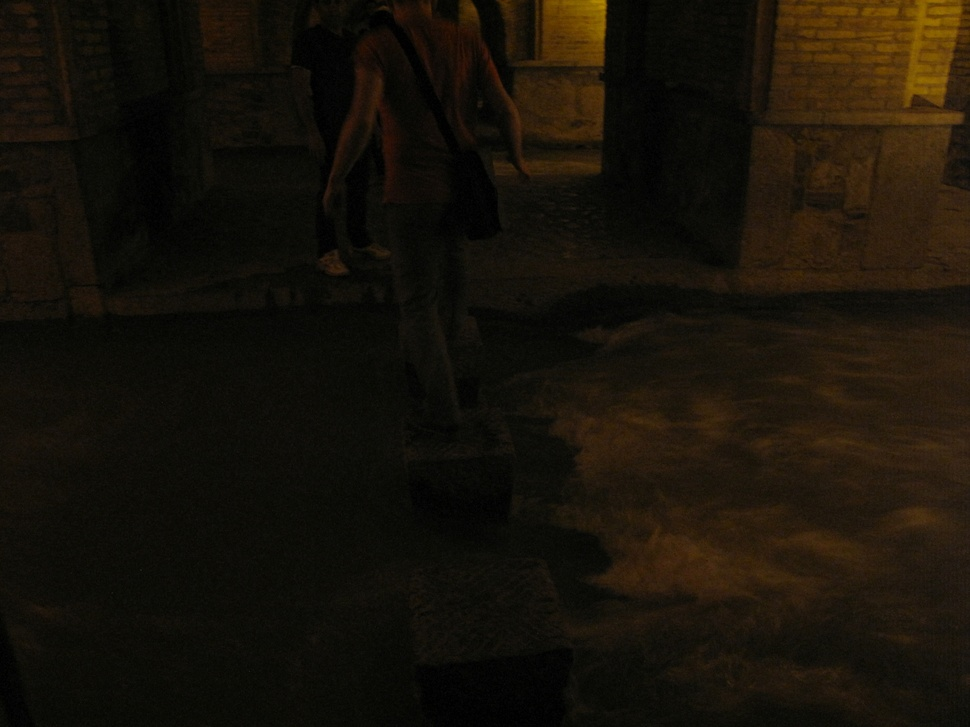
#> input picture Histogram Specification/Dark.jpg, 970 x 727 px, shrunk from 2208 x 1656 before the run
$ python histogram_specification.py
#> lines starting #> are read from the running program, lines starting #| are printed output that depends on the picture
import cv2
import numpy as np
import matplotlib.pyplot as plt
import time


def compute_histogram(image, L):
    shape = image.shape
    histogram = np.zeros((L))
    for i in range(shape[0]):
        for j in range(shape[1]):
            intensity = int(image[i][j])
            histogram[intensity] += 1
    return histogram


def compute_normalized_histogram(image, L):
    size = image.size
    histogram = compute_histogram(image, L)
    histogram[:] = histogram[:] / size
    return histogram


def cdf(image, L):
    size = image.size
    histogram = compute_histogram(image, L)
    for i in range(1, L):
        histogram[i] += histogram[i - 1]
    histogram[:] = histogram[:] / size
    return histogram


def histogram_match_channel(image, target_histogram, L):
    img = np.copy(image)
    S = cdf(img, L)
    S[:] = S[:] * (L - 1)
    S = np.around(S).astype(int)

    G = np.copy(target_histogram)
    for i in range(1, L):
        G[i] += G[i - 1]
    G[:] = G[:] * (L - 1)
    G = np.around(G).astype(int)

    inverse_G = {}
    for i in range(L):
        if G[i] not in inverse_G.keys():
            inverse_G[G[i]] = i

    for i in range(L):
        if S[i] in inverse_G.keys():
            S[i] = inverse_G[int(S[i])]
        else:
            lower_match = G[G < int(S[i])].max()
            upper_match = G[G > int(S[i])].min()
            if upper_match - S[i] >= S[i] - lower_match:
                S[i] = lower_match
                inverse_G[S[i]] = lower_match
            else:
                S[i] = upper_match
                inverse_G[S[i]] = upper_match
    img = S[img]
    return img


def histogram_match_image(source_image, target_image, L):
    matched_image = np.zeros(source_image.shape)
    blue_channel = source_image[:, :, 0]
    green_channel = source_image[:, :, 1]
    red_channel = source_image[:, :, 2]
    blue_hist = compute_normalized_histogram(target_image[:, :, 0], L)
    green_hist = compute_normalized_histogram(target_image[:, :, 1], L)
    red_hist = compute_normalized_histogram(target_image[:, :, 2], L)
    matched_image[:, :, 0] = histogram_match_channel(blue_channel, blue_hist, L)
    matched_image[:, :, 1] = histogram_match_channel(green_channel, green_hist, L)
    matched_image[:, :, 2] = histogram_match_channel(red_channel, red_hist, L)
    return matched_image


L = 256
dark_img = cv2.imread("Dark.jpg", 1)
#> dark_img is the input picture: shape (727, 970, 3); mean B, G, R 9.1, 18.2, 23.5
pink_img = cv2.imread("Pink.jpg", 1)
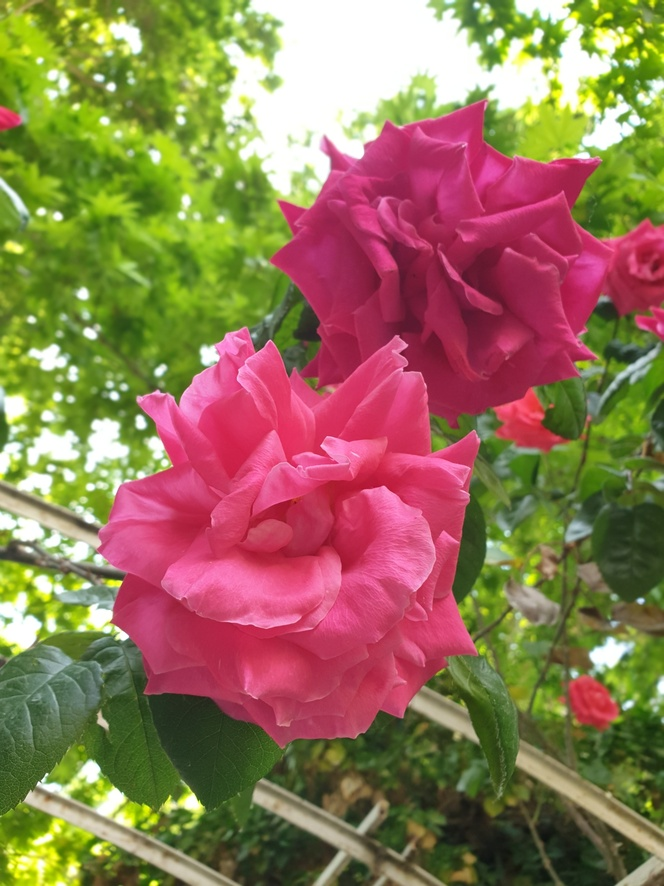
#> input picture Histogram Specification/Pink.jpg, 664 x 886 px, shrunk from 1512 x 2016 before the run
#> pink_img is the input picture: shape (886, 664, 3); mean B, G, R 85.2, 117.6, 146.5
result = histogram_match_image(dark_img, pink_img, L)
#> in histogram_match_image, `red_channel = source_image[:, :, 2]`:
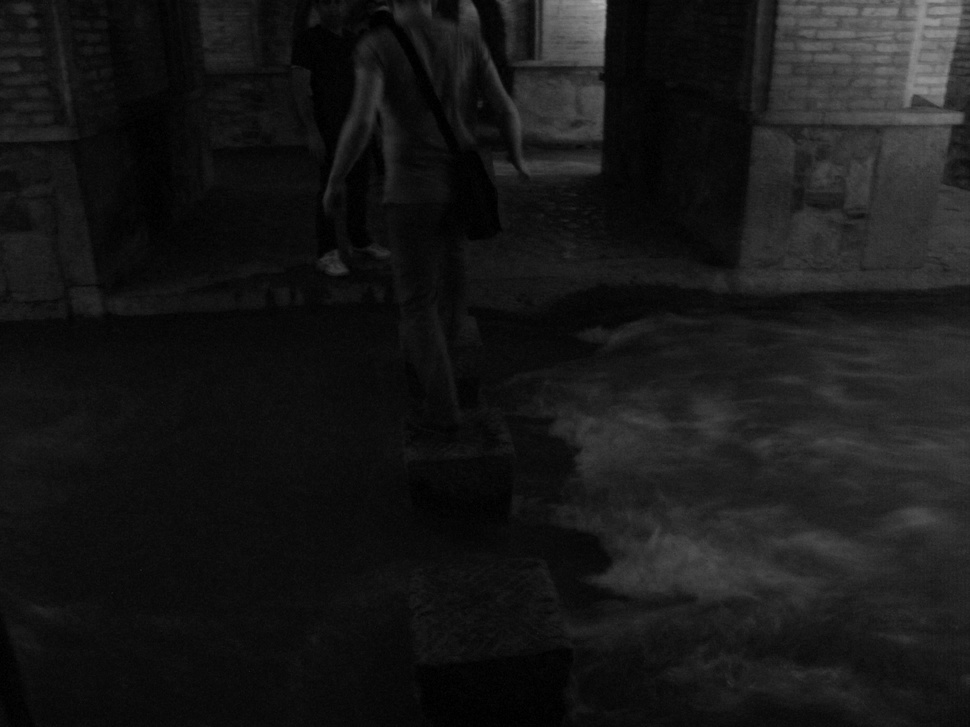
#> red_channel: shape (727, 970); min 0, max 175, mean 23.5
#> after the loop in compute_histogram, `for i in range(shape[0]):`: histogram = 256 values, max 23463 at index 255, min 220 at index 228, mean 2298.1
#> in histogram_match_image, `blue_hist = compute_normalized_histogram(target_image[:, :, 0], L)`: blue_hist = 256 values, max 0.0399 at index 255, min 0.000374 at index 228, mean 0.00391
#> call 2 of compute_normalized_histogram, with L = 256
#> in compute_normalized_histogram (call 2), `histogram = compute_histogram(image, L)`: histogram = 256 values, max 38075 at index 255, min 0 at index 0, mean 2298.1
#> in compute_normalized_histogram (call 2), `histogram = compute_histogram(image, L)`:
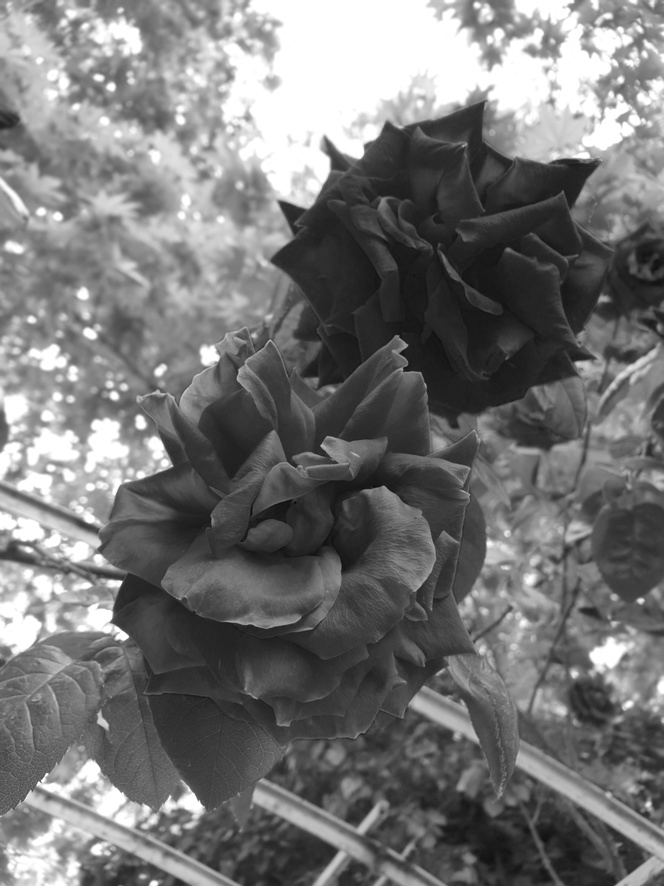
#> image: shape (886, 664); min 5, max 255, mean 117.6
#> in histogram_match_image, `green_hist = compute_normalized_histogram(target_image[:, :, 1], L)`: green_hist = 256 values, max 0.0647 at index 255, min 0 at index 0, mean 0.00391
#> call 3 of compute_normalized_histogram, with L = 256
#> in compute_normalized_histogram (call 3), `histogram = compute_histogram(image, L)`: histogram = 256 values, max 26934 at index 255, min 0 at index 0, mean 2298.1
#> in compute_normalized_histogram (call 3), `histogram = compute_histogram(image, L)`:
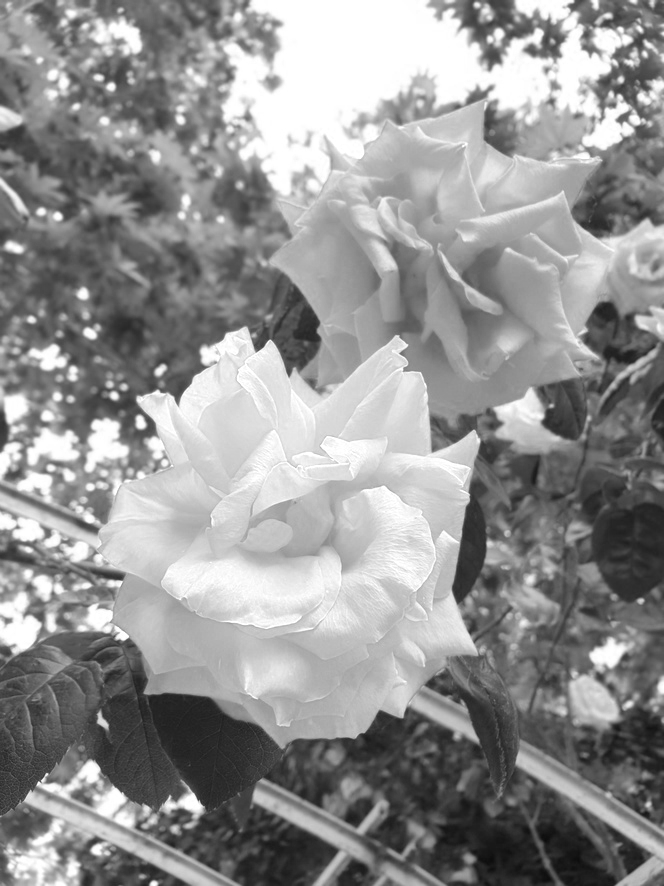
#> image: shape (886, 664); min 12, max 255, mean 146.5
#> in histogram_match_image, `red_hist = compute_normalized_histogram(target_image[:, :, 2], L)`: red_hist = 256 values, max 0.0458 at index 255, min 0 at index 0, mean 0.00391
#> in cdf, `histogram = compute_histogram(image, L)`: histogram = 256 values, max 70174 at index 7, min 0 at index 36, mean 2754.6
#> after the loop in cdf, `for i in range(1, L):`: histogram = 256 values from 8344 to 705190
#> in histogram_match_channel, `S = cdf(img, L)`: S = 256 values from 0.0118 to 1
#> in histogram_match_channel, `S = np.around(S).astype(int)`: S = 256 values from 3 to 255
#> in histogram_match_channel, `G = np.copy(target_histogram)`: G has the same summary as blue_hist in histogram_match_image
#> after the loop in histogram_match_channel, `for i in range(1, L):`: G = 256 values from 0.00241 to 1
#> in histogram_match_channel, `G = np.around(G).astype(int)`: G = 256 values from 1 to 255
#> after the loop in histogram_match_channel, `for i in range(L):`: inverse_G = 158 items
#> the loop in histogram_match_channel, `for i in range(L):` made 256 passes
#> (lower_match, upper_match) on passes 3, 4, 6, 7, 19, 20, 21, 22, 23: (10, 12), (18, 21), (50, 54), (74, 77), (245, 255), (245, 255), (245, 255), (245, 255), (245, 255)
#> after the loop in histogram_match_channel, `for i in range(L):`: S = 256 values, max 255 at index 19, min 8 at index 0, mean 243.8
#> the loop in histogram_match_channel (call 2), `for i in range(L):` made 256 passes
#> (lower_match, upper_match) on passes 7, 9, 11, 12, 17, 35, 36, 37, 38, 39, 40, 41: (16, 18), (28, 30), (50, 52), (67, 69), (146, 148), (236, 238), (238, 255), (238, 255), (238, 255), (238, 255), (238, 255), (238, 255)
#> in histogram_match_image, `matched_image[:, :, 1] = histogram_match_channel(green_channel, green_..`:
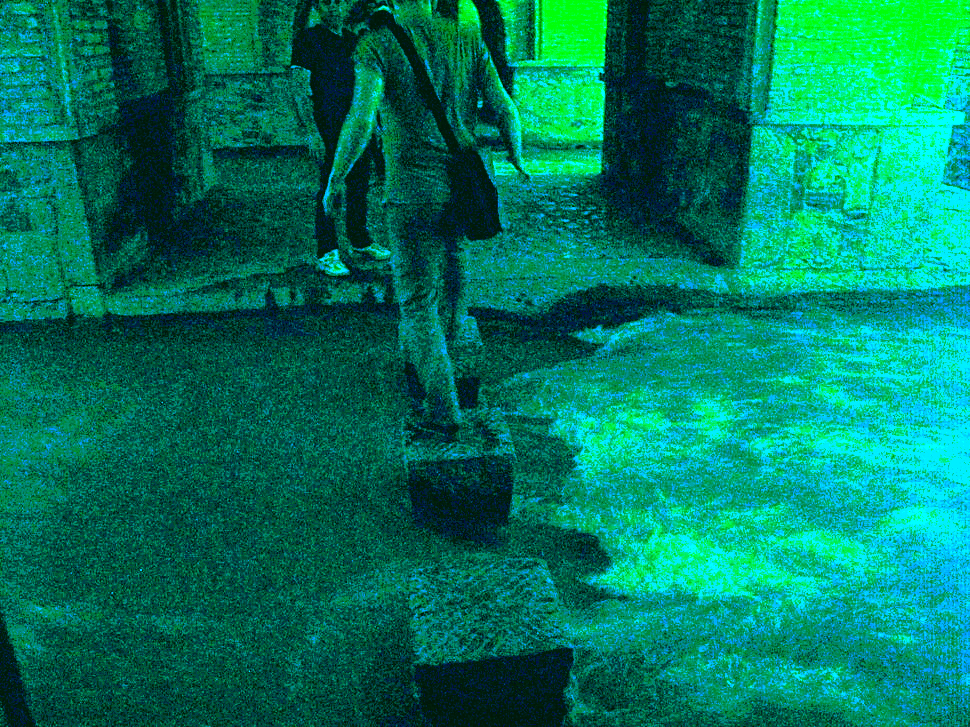
#> matched_image: shape (727, 970, 3) float64; mean of channels 0, 1, 2 95.7, 120.6, 0; drawn as B, G, R
#> in histogram_match_image, `matched_image[:, :, 2] = histogram_match_channel(red_channel, red_hist..`:
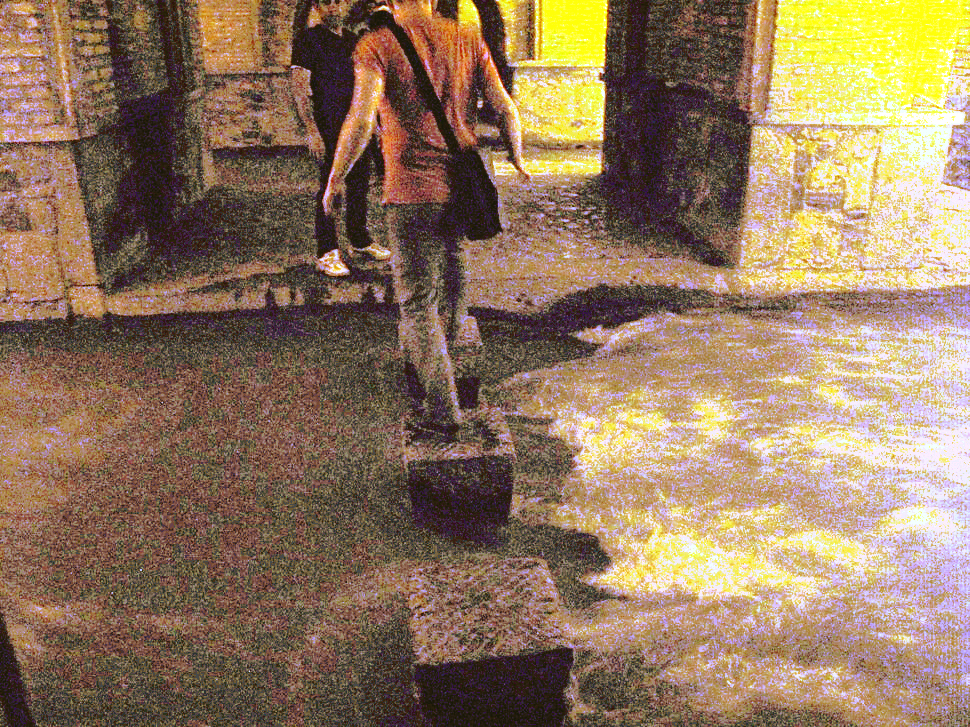
#> matched_image: shape (727, 970, 3) float64; mean of channels 0, 1, 2 95.7, 120.6, 145.7; drawn as B, G, R
cv2.imwrite("res11.jpg", result)

blue_histogram = compute_normalized_histogram(result[:, :, 0], L)
#> blue_histogram = 256 values, max 0.172 at index 50, min 0 at index 0, mean 0.00391
green_histogram = compute_normalized_histogram(result[:, :, 1], L)
#> green_histogram = 256 values, max 0.0757 at index 74, min 0 at index 0, mean 0.00391
red_histogram = compute_normalized_histogram(result[:, :, 2], L)
#> red_histogram = 256 values, max 0.0612 at index 107, min 0 at index 0, mean 0.00391

plt.figure(figsize=(15.2, 4.8))
plt.subplot(131)
plt.plot(blue_histogram, 'b')
plt.title("Blue")
plt.subplot(132)
plt.plot(green_histogram, 'g')
plt.title("Green")
plt.subplot(133)
plt.plot(red_histogram, 'r')
plt.title("Red")
plt.savefig("res10.jpg")
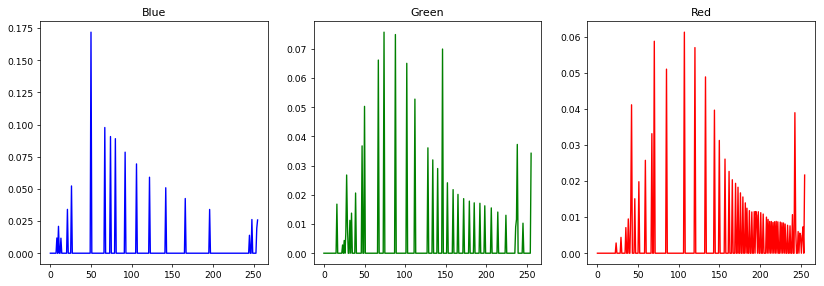
#> figure drawn by matplotlib, 3 panels; panel 1: curve peaks at x = 50, y = 0.172; panel 2: curve peaks at x = 74, y = 0.0757; panel 3: curve peaks at x = 107, y = 0.0612
